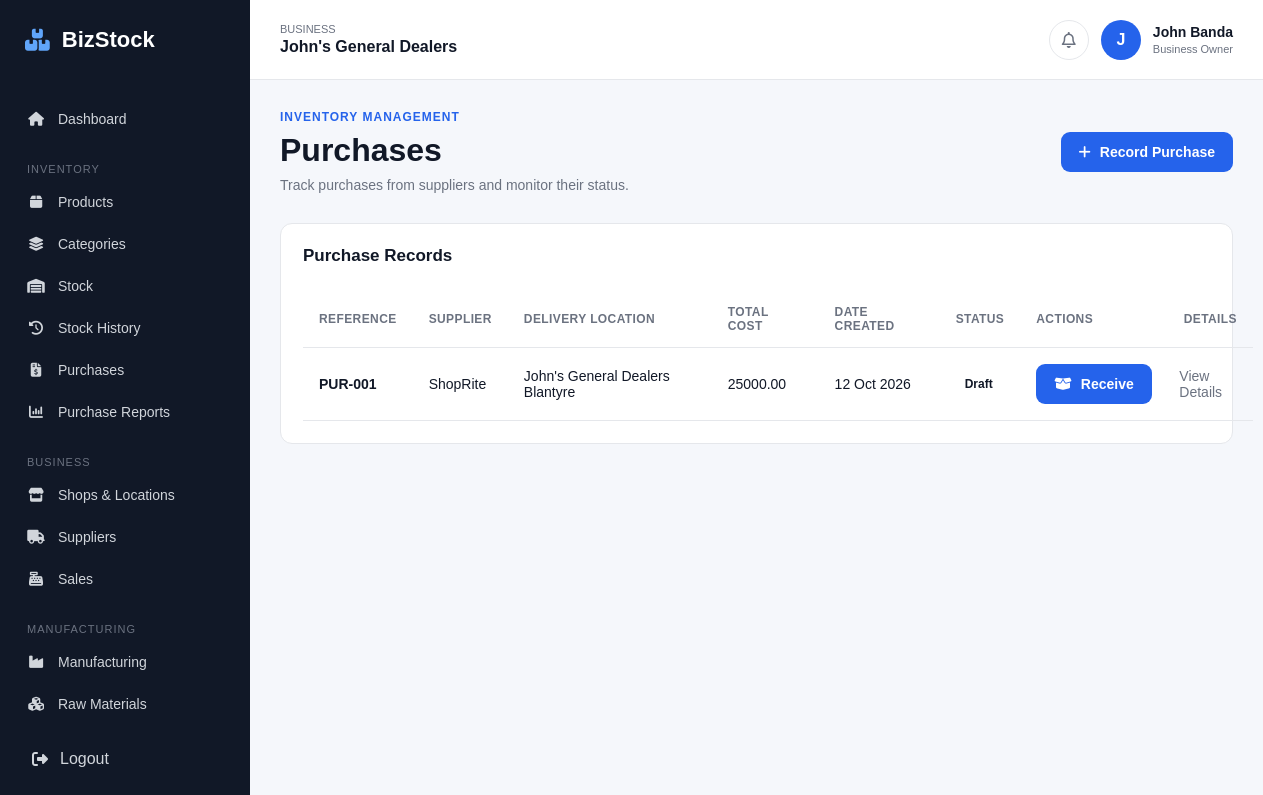
/inventory/purchases/ (signed in), run on an earlier commit of the app's database.
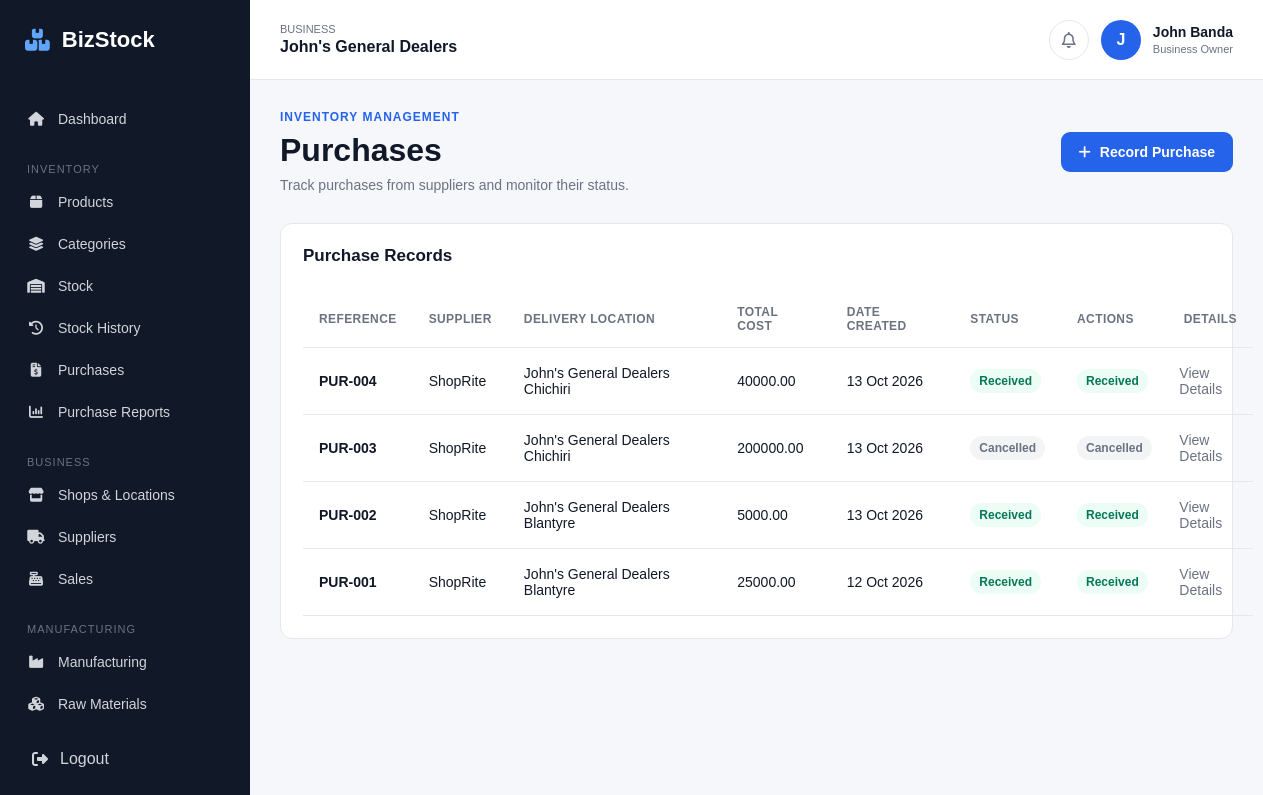
And on a later commit of the database.
### inventory/models.py (models this page shows, shortened)
class Purchase(models.Model):
    STATUS_CHOICES = [
        ('draft', 'Draft'),
        ('received', 'Received'),
        ('cancelled', 'Cancelled'),
    ]
    business = models.ForeignKey(
        Business,
        on_delete=models.CASCADE,
        related_name='purchases'
    )
    supplier = models.ForeignKey(
        Supplier,
        on_delete=models.PROTECT,
        related_name='purchases'
    )
    location = models.ForeignKey(
        'shops.Location',
        on_delete=models.PROTECT,
        related_name='purchases'
    )
    reference = models.CharField(
        max_length=100,
        blank=True
    )
    status = models.CharField(
        max_length=20,
        choices=STATUS_CHOICES,
        default='draft'
    )
    notes = models.TextField(blank=True)
    created_by = models.ForeignKey(
        settings.AUTH_USER_MODEL,
        on_delete=models.SET_NULL,
        null=True,
        blank=True
    )
    created_at = models.DateTimeField(
        auto_now_add=True
    )
    received_at = models.DateTimeField(
        null=True,
        blank=True
    )
    class Meta:
        ordering = ['-created_at']
    @property
    def total_cost(self):
        return sum(
            (item.line_total for item in self.items.all()),
            start=Decimal('0.00')
        )

class Supplier(models.Model):
    business = models.ForeignKey(
        Business,
        on_delete=models.CASCADE,
        related_name='suppliers'
    )
    name = models.CharField(max_length=200)
    contact_person = models.CharField(
        max_length=150,
        blank=True
    )
    email = models.EmailField(blank=True)
    phone = models.CharField(
        max_length=30,
        blank=True
    )
    address = models.TextField(blank=True)
    notes = models.TextField(blank=True)
    is_active = models.BooleanField(default=True)
    created_at = models.DateTimeField(
        auto_now_add=True
    )
    class Meta:
        ordering = ['name']

class PurchaseItem(models.Model):
    purchase = models.ForeignKey(
        Purchase,
        on_delete=models.CASCADE,
        related_name='items'
    )
    product = models.ForeignKey(
        Product,
        on_delete=models.PROTECT,
        related_name='purchase_items'
    )
    quantity = models.DecimalField(
        max_digits=12,
        decimal_places=2,
        validators=[MinValueValidator(0.01)]
    )
    unit_cost = models.DecimalField(
        max_digits=12,
        decimal_places=2,
        validators=[MinValueValidator(0)]
    )
    @property
    def line_total(self):
        return self.quantity * self.unit_cost

### shops/models.py (models this page shows, shortened)
class Location(models.Model):
    LOCATION_TYPES = [
        ('factory', 'Factory'),
        ('shop', 'Shop'),
    ]
    business = models.ForeignKey(
        Business,
        on_delete=models.CASCADE,
        related_name='locations'
    )
    name = models.CharField(
        max_length=150
    )
    location_type = models.CharField(
        max_length=20,
        choices=LOCATION_TYPES
    )
    address = models.TextField(
        blank=True
    )
    phone = models.CharField(
        max_length=30,
        blank=True
    )
    is_active = models.BooleanField(
        default=True
    )
    created_at = models.DateTimeField(
        auto_now_add=True
    )
    class Meta:
        ordering = ['name']

### inventory/views.py (the view)
# urls.py: path('purchases/', views.purchase_list, name='purchase_list'),
@login_required
def purchase_list(request):
    business = request.user.userprofile.business
    purchases = (
        Purchase.objects
        .filter(business=business)
        .select_related('supplier', 'location')
        .prefetch_related('items__product')
        .order_by('-created_at')
    )
    return render(
        request,
        'inventory/purchase_list.html',
        {
            'purchases': purchases,
        },
    )

### templates/inventory/purchase_list.html (shortened to what this page needs)
{% extends 'base.html' %}
{% block content %}
<div class="page-header">
    <div>
        <p class="page-label">INVENTORY MANAGEMENT</p>
        <h1>Purchases</h1>
        <p class="page-description">
            Track purchases from suppliers and monitor their status.
        </p>
    </div>
    <a href="{% url 'purchase_create' %}" class="primary-button">
        <i class="fa-solid fa-plus"></i>
        Record Purchase
    </a>
</div>
<div class="dashboard-panel">
    <div class="panel-header">
        <h2>Purchase Records</h2>
    </div>
    {% if purchases %}
        <div class="table-responsive">
            <table class="data-table">
                <thead>
                    <tr>
                        <th>Reference</th>
                        <th>Supplier</th>
                        <th>Delivery Location</th>
                        <th>Total Cost</th>
                        <th>Date Created</th>
                        <th>Status</th>
                        <th>Actions</th>
                        <th>Details</th>
                    </tr>
                </thead>
                <tbody>
                    {% for purchase in purchases %}
                        <tr>
                            <td>
                                <strong>
                                    {{ purchase.reference|default:"PUR-" }}{% if not purchase.reference %}{{ purchase.pk }}{% endif %}
                                </strong>
                            </td>
                            <td>{{ purchase.supplier.name }}</td>
                            <td>{{ purchase.location.name }}</td>
                            <td>
                                {{ purchase.total_cost|floatformat:2 }}
                            </td>
                            <td>
                                {{ purchase.created_at|date:"d M Y" }}
                            </td>
                            <td>
                                <span class="status-badge {% if purchase.status == 'received' %}active{% elif purchase.status == 'cancelled' %}inactive{% endif %}">
                                    {{ purchase.get_status_display }}
                                </span>
                            </td>
                            <td>
                                {% if purchase.status == 'draft' %}
                                    <form method="post"
                                        action="{% url 'purchase_receive' purchase.id %}"
                                        onsubmit="return confirm('Receive this purchase and update stock?');">
                                        <button type="submit" class="primary-button">
                                            <i class="fa-solid fa-box-open"></i>
                                            Receive
                                        </button>
                                    </form>
                                {% elif purchase.status == 'received' %}
                                    <span class="status-badge active">Received</span>
                                {% else %}
                                    <span class="status-badge inactive">Cancelled</span>
                                {% endif %}
                            </td>
                            <td>
                                <a href="{% url 'purchase_detail' purchase.id %}" class="table-action">
                                    View Details
                                </a>
                            </td>
                        </tr>
                    {% endfor %}
                </tbody>
            </table>
        </div>
    {% endif %}
</div>
{% endblock %}

What changed in the data, as far as the page shows it:
added Purchase: reference "PUR-004", supplier.name "ShopRite", location.name "John's General Dealers Chichiri", total_cost "40000.00", created_at "13 Oct 2026", status "Received"
added Purchase: reference "PUR-003", supplier.name "ShopRite", location.name "John's General Dealers Chichiri", total_cost "200000.00", created_at "13 Oct 2026", status "Cancelled"
added Purchase: reference "PUR-002", supplier.name "ShopRite", location.name "John's General Dealers Blantyre", total_cost "5000.00", created_at "13 Oct 2026", status "Received"
changed Purchase "PUR-001": status "Draft" → "Received"; status "Receive" → "Received"
